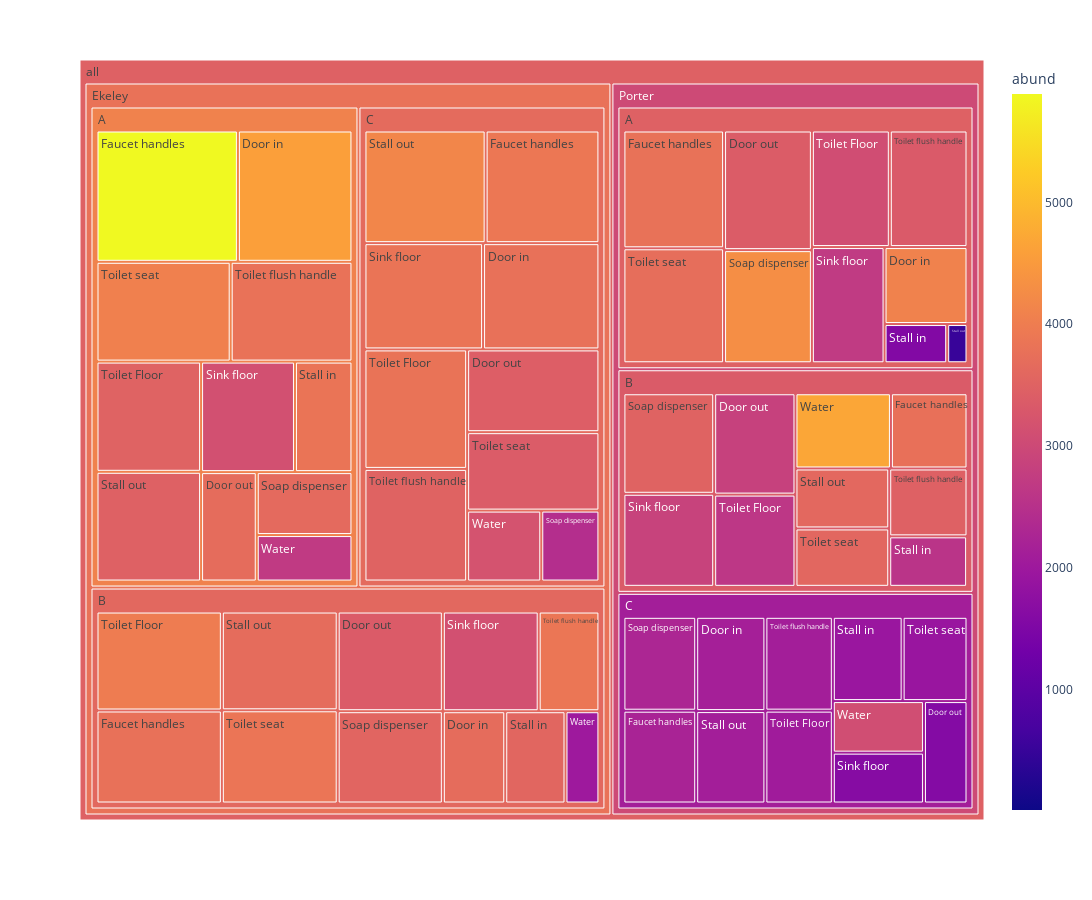

The code cell stored with this chart in its notebook:
### Code cell
fig = px.treemap(dataset_place, 
path = [px.Constant("all"), 'Building', 'Floor', 'Surface'],
values = 'abund',
color = 'abund',
width = 1400,
height = 900)

fig.show()

### Figure 1 — Plotly figure (JSON) as saved in the notebook; plotly's stock layout.template omitted (floating-point values rounded to 4 significant figures)
{"data": [{"branchvalues": "total", "customdata": [[4579.0], [4081], [3690], [13], [3771.0], [2142.0], [3683], [3381.0], [3359.0], [2835.0], [3421.0], [1604.0], [5889.0], [3788.0], [3770.0], [3765], [3901.0], [2220.0], [3137.0], [2702.0], [3129.0], [2872.0], [3839.0], [1634.0], [3642], [4299.0], [3548.0], [3510.0], [2446.0], [2283.0], [3842], [1570], [3564], [2571], [1934.0], [3470.0], [509], [3686.0], [3613.0], [4158.0], [2108.0], [3501.0], [3082.0], [3978.0], [2631.0], [3811.0], [2059.0], [3802.0], [3341.0], [3880], [3473], [3510.0], [2113.0], [4052.0], [3714.0], [3854.0], [3580], [3364.0], [1919.0], [2689], [2007], [4694], [3192], [3087], [4090.0], [3465.0], [3599.0], [3351.0], [3664.0], [2108.0], [3795.0], [3011.0], [3472.0]], "domain": {"x": [0, 1], "y": [0, 1]}, "hovertemplate": "labels=%{label}<br>abund_sum=%{value}<br>parent=%{parent}<br>id=%{id}<br>abund=%{color}<extra></extra>", "ids": ["all/Ekeley/A/Door in", "all/Porter/A/Door in", "all/Ekeley/B/Door in", "all/Porter/B/Door in", "all/Ekeley/C/Door in", "all/Porter/C/Door in", "all/Ekeley/A/Door out", "all/Porter/A/Door out", "all/Ekeley/B/Door out", "all/Porter/B/Door out", "all/Ekeley/C/Door out", "all/Porter/C/Door out", "all/Ekeley/A/Faucet handles", "all/Porter/A/Faucet handles", "all/Ekeley/B/Faucet handles", "all/Porter/B/Faucet handles", "all/Ekeley/C/Faucet handles", "all/Porter/C/Faucet handles", "all/Ekeley/A/Sink floor", "all/Porter/A/Sink floor", "all/Ekeley/B/Sink floor", "all/Porter/B/Sink floor", "all/Ekeley/C/Sink floor", "all/Porter/C/Sink floor", "all/Ekeley/A/Soap dispenser", "all/Porter/A/Soap dispenser", "all/Ekeley/B/Soap dispenser", "all/Porter/B/Soap dispenser", "all/Ekeley/C/Soap dispenser", "all/Porter/C/Soap dispenser", "all/Ekeley/A/Stall in", "all/Porter/A/Stall in", "all/Ekeley/B/Stall in", "all/Porter/B/Stall in", "all/Porter/C/Stall in", "all/Ekeley/A/Stall out", "all/Porter/A/Stall out", "all/Ekeley/B/Stall out", "all/Porter/B/Stall out", "all/Ekeley/C/Stall out", "all/Porter/C/Stall out", "all/Ekeley/A/Toilet Floor", "all/Porter/A/Toilet Floor", "all/Ekeley/B/Toilet Floor", "all/Porter/B/Toilet Floor", "all/Ekeley/C/Toilet Floor", "all/Porter/C/Toilet Floor", "all/Ekeley/A/Toilet flush handle", "all/Porter/A/Toilet flush handle", "all/Ekeley/B/Toilet flush handle", "all/Porter/B/Toilet flush handle", "all/Ekeley/C/Toilet flush handle", "all/Porter/C/Toilet flush handle", "all/Ekeley/A/Toilet seat", "all/Porter/A/Toilet seat", "all/Ekeley/B/Toilet seat", "all/Porter/B/Toilet seat", "all/Ekeley/C/Toilet seat", "all/Porter/C/Toilet seat", "all/Ekeley/A/Water", "all/Ekeley/B/Water", "all/Porter/B/Water", "all/Ekeley/C/Water", "all/Porter/C/Water", "all/Ekeley/A", "all/Porter/A", "all/Ekeley/B", "all/Porter/B", "all/Ekeley/C", "all/Porter/C", "all/Ekeley", "all/Porter", "all"], "labels": ["Door in", "Door in", "Door in", "Door in", "Door in", "Door in", "Door out", "Door out", "Door out", "Door out", "Door out", "Door out", "Faucet handles", "Faucet handles", "Faucet handles", "Faucet handles", "Faucet handles", "Faucet handles", "Sink floor", "Sink floor", "Sink floor", "Sink floor", "Sink floor", "Sink floor", "Soap dispenser", "Soap dispenser", "Soap dispenser", "Soap dispenser", "Soap dispenser", "Soap dispenser", "Stall in", "Stall in", "Stall in", "Stall in", "Stall in", "Stall out", "Stall out", "Stall out", "Stall out", "Stall out", "Stall out", "Toilet Floor", "Toilet Floor", "Toilet Floor", "Toilet Floor", "Toilet Floor", "Toilet Floor", "Toilet flush handle", "Toilet flush handle", "Toilet flush handle", "Toilet flush handle", "Toilet flush handle", "Toilet flush handle", "Toilet seat", "Toilet seat", "Toilet seat", "Toilet seat", "Toilet seat", "Toilet seat", "Water", "Water", "Water", "Water", "Water", "A", "A", "B", "B", "C", "C", "Ekeley", "Porter", "all"], "marker": {"coloraxis": "coloraxis", "colors": [4579.0, 4081, 3690, 13, 3771.0, 2142.0, 3683, 3381.0, 3359.0, 2835.0, 3421.0, 1604.0, 5889.0, 3788.0, 3770.0, 3765, 3901.0, 2220.0, 3137.0, 2702.0, 3129.0, 2872.0, 3839.0, 1634.0, 3642, 4299.0, 3548.0, 3510.0, 2446.0, 2283.0, 3842, 1570, 3564, 2571, 1934.0, 3470.0, 509, 3686.0, 3613.0, 4158.0, 2108.0, 3501.0, 3082.0, 3978.0, 2631.0, 3811.0, 2059.0, 3802.0, 3341.0, 3880, 3473, 3510.0, 2113.0, 4052.0, 3714.0, 3854.0, 3580, 3364.0, 1919.0, 2689, 2007, 4694, 3192, 3087, 4090.0, 3465.0, 3599.0, 3351.0, 3664.0, 2108.0, 3795.0, 3011.0, 3472.0]}, "name": "", "parents": ["all/Ekeley/A", "all/Porter/A", "all/Ekeley/B", "all/Porter/B", "all/Ekeley/C", "all/Porter/C", "all/Ekeley/A", "all/Porter/A", "all/Ekeley/B", "all/Porter/B", "all/Ekeley/C", "all/Porter/C", "all/Ekeley/A", "all/Porter/A", "all/Ekeley/B", "all/Porter/B", "all/Ekeley/C", "all/Porter/C", "all/Ekeley/A", "all/Porter/A", "all/Ekeley/B", "all/Porter/B", "all/Ekeley/C", "all/Porter/C", "all/Ekeley/A", "all/Porter/A", "all/Ekeley/B", "all/Porter/B", "all/Ekeley/C", "all/Porter/C", "all/Ekeley/A", "all/Porter/A", "all/Ekeley/B", "all/Porter/B", "all/Porter/C", "all/Ekeley/A", "all/Porter/A", "all/Ekeley/B", "all/Porter/B", "all/Ekeley/C", "all/Porter/C", "all/Ekeley/A", "all/Porter/A", "all/Ekeley/B", "all/Porter/B", "all/Ekeley/C", "all/Porter/C", "all/Ekeley/A", "all/Porter/A", "all/Ekeley/B", "all/Porter/B", "all/Ekeley/C", "all/Porter/C", "all/Ekeley/A", "all/Porter/A", "all/Ekeley/B", "all/Porter/B", "all/Ekeley/C", "all/Porter/C", "all/Ekeley/A", "all/Ekeley/B", "all/Porter/B", "all/Ekeley/C", "all/Porter/C", "all/Ekeley", "all/Porter", "all/Ekeley", "all/Porter", "all/Ekeley", "all/Porter", "all", "all", ""], "type": "treemap", "values": [9094, 4081, 3690, 13, 7504, 4284, 3683, 6713, 6718, 5385, 6644, 2929, 11224, 7575, 7472, 3765, 7780, 4436, 6271, 5396, 6125, 5521, 7650, 3044, 3642, 6348, 6222, 5964, 2503, 4488, 3842, 1570, 3564, 2571, 3863, 6938, 509, 7333, 3676, 8285, 4201, 6968, 5804, 7953, 4901, 7446, 4116, 7347, 5785, 3880, 3473, 7019, 4158, 8096, 7395, 6921, 3580, 6299, 3591, 2689, 2007, 4694, 3192, 3087, 69794, 51176, 61885, 43543, 64322, 42197, 196001, 136916, 332917]}], "layout": {"coloraxis": {"colorbar": {"title": {"text": "abund"}}, "colorscale": [[0, "#0d0887"], [0.1111, "#46039f"], [0.2222, "#7201a8"], [0.3333, "#9c179e"], [0.4444, "#bd3786"], [0.5556, "#d8576b"], [0.6667, "#ed7953"], [0.7778, "#fb9f3a"], [0.8889, "#fdca26"], [1, "#f0f921"]]}, "height": 900, "legend": {"tracegroupgap": 0}, "margin": {"t": 60}, "width": 1400}}
